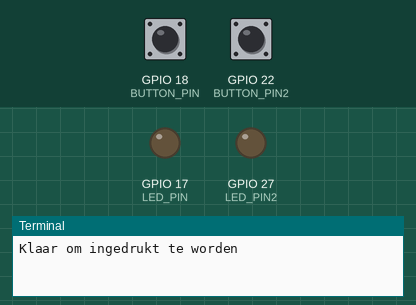
The program below on a simulated Raspberry Pi (BCM pin numbers). Shown: output pins drawn as LEDs (lit = HIGH), the last lines printed to the terminal. Dashed ring = blinking. Inputs (shaded band) come from the test bench; at power-on: GPIO 18 (BUTTON_PIN) HIGH, GPIO 22 (BUTTON_PIN2) HIGH.

Above: at 1.2 s.
1.3 s: GPIO 18 (BUTTON_PIN) pulled LOW for 0.15 s
At 1.9 s:
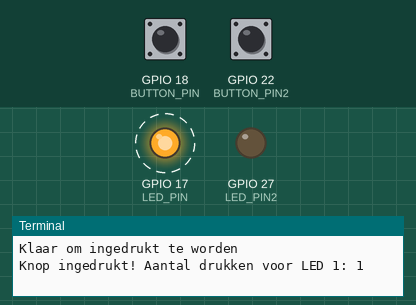
4.4 s: GPIO 22 (BUTTON_PIN2) pulled LOW for 0.15 s
At 6.2 s:
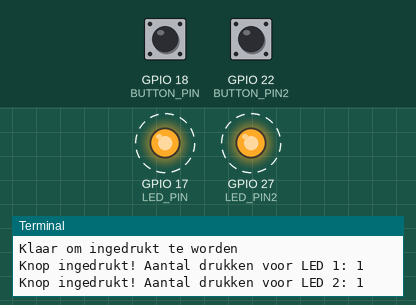
7.5 s: GPIO 22 (BUTTON_PIN2) pulled LOW for 1 s
10.5 s: GPIO 22 (BUTTON_PIN2) pulled LOW for 3.2 s
At 12.12 s:
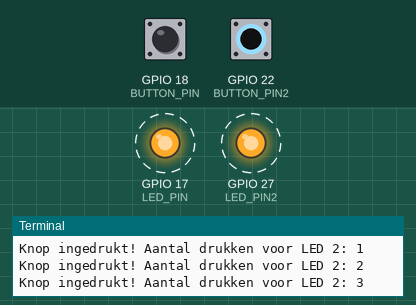
Timing chart, 0 to 16.2 s (numbered marks = the images above; inputs shaded):
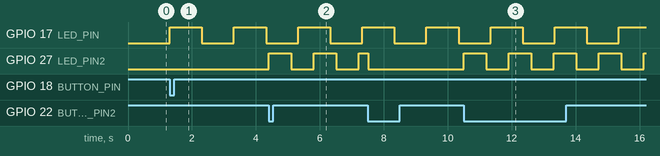

Measured:
- after the input at 1.3 s, GPIO 17 (LED_PIN): alternates HIGH for 1.0 s and LOW for 1.0 s, starting at once
- after the input at 4.4 s, GPIO 27 (LED_PIN2): alternates HIGH for 0.70 s and LOW for 0.70 s, starting at once
- after the input at 10.5 s, GPIO 27 (LED_PIN2): alternates HIGH for 0.70 s and LOW for 0.70 s, starting at once

The program:

opdr_5b_millis_led2.py
```python
# Opdracht 5a Raspberry Pi - Nina Schrauwen
# 1x indrukken = knipperen met interval van 1 sec bij LED 1 / 0.7 sec bij LED 2
# 2x indrukken = uit
# 3x indrukken = knipperen met interval van 1 sec bij LED 1 / 0.7 sec bij LED 2
# 4x indrukken = uit en daarna reset

import RPi.GPIO as GPIO
import time

# Functie om tijd om te rekenen naar milliseconden
def millis():
    return int(time.monotonic() * 1000)

# Pinconfiguratie
LED_PIN = 17
LED_PIN2 = 27
BUTTON_PIN = 18
BUTTON_PIN2 = 22

# Instellen van knoppen en LEDs
GPIO.setmode(GPIO.BCM)
GPIO.setup(LED_PIN, GPIO.OUT)
GPIO.setup(LED_PIN2, GPIO.OUT)
GPIO.setup(BUTTON_PIN, GPIO.IN, pull_up_down=GPIO.PUD_UP)
GPIO.setup(BUTTON_PIN2, GPIO.IN, pull_up_down=GPIO.PUD_UP)

# Status van LEDs, tijd en intervallen
led_state = False
led_state2 = False
last_toggle_time = millis()
last_toggle_time2 = millis()
blink_interval = 1000
blink_interval2 = 700

# Overige statusvariabelen
press_count = 0
press_count2 = 0
last_button_state = GPIO.input(BUTTON_PIN)
last_button_state2 = GPIO.input(BUTTON_PIN2)
button_debounce_time = millis()
button_debounce_time2 = millis()

print("Klaar om ingedrukt te worden")

try:
    while True:
        # Variabele bevat de huidige tijd in milliseconden
        current_time = millis()
        # Lees de status van beide knoppen
        button_state = GPIO.input(BUTTON_PIN)
        button_state2 = GPIO.input(BUTTON_PIN2)

        # Detecteer knopdruk voor knop 1 (overgang van HOOG naar LAAG)
        if last_button_state == GPIO.HIGH and button_state == GPIO.LOW:
            # Debounce-controle
            if current_time - button_debounce_time > 200:
                # Verhoog de telwaarde
                press_count += 1
                # Zet debounce-tijd op huidige tijd
                button_debounce_time = current_time
                print(f"Knop ingedrukt! Aantal drukken voor LED 1: {press_count}")

                # Reset naar 0 na 3 drukken (4e druk)
                if press_count > 3:
                    press_count = 0

        # Update vorige status van knop 1
        last_button_state = button_state

        # Als knop 1 één of drie keer is ingedrukt, laat LED 1 knipperen
        if press_count == 1 or press_count == 3:
            # Controleer of interval is verstreken, wissel dan LED-status
            if current_time - last_toggle_time >= blink_interval:
                led_state = not led_state
                GPIO.output(LED_PIN, led_state)
                # Update toggle-tijd
                last_toggle_time = current_time
        else:
            # Zet LED uit in andere gevallen
            GPIO.output(LED_PIN, False)
            led_state = False

        # Detecteer knopdruk voor knop 2 (overgang van HOOG naar LAAG)
        if last_button_state2 == GPIO.HIGH and button_state2 == GPIO.LOW:
            # Debounce-controle
            if current_time - button_debounce_time2 > 200:
                # Verhoog de telwaarde
                press_count2 += 1
                # Zet debounce-tijd op huidige tijd
                button_debounce_time2 = current_time
                print(f"Knop ingedrukt! Aantal drukken voor LED 2: {press_count2}")

                # Reset naar 0 na 3 drukken (4e druk)
                if press_count2 > 3:
                    press_count2 = 0

        # Update vorige status van knop 2
        last_button_state2 = button_state2

        # Als knop 2 één of drie keer is ingedrukt, laat LED 2 knipperen
        if press_count2 == 1 or press_count2 == 3:
            # Controleer of interval is verstreken, wissel dan LED-status
            if current_time - last_toggle_time2 >= blink_interval2:
                led_state2 = not led_state2
                GPIO.output(LED_PIN2, led_state2)
                # Update toggle-tijd
                last_toggle_time2 = current_time
        else:
            # Zet LED uit in andere gevallen
            GPIO.output(LED_PIN2, False)
            led_state2 = False

        # Kleine vertraging om CPU-belasting te beperken
        time.sleep(0.01)

# Foutafhandeling bij onderbreking via toetsenbord (Ctrl+C)
except KeyboardInterrupt:
    GPIO.cleanup()
```
